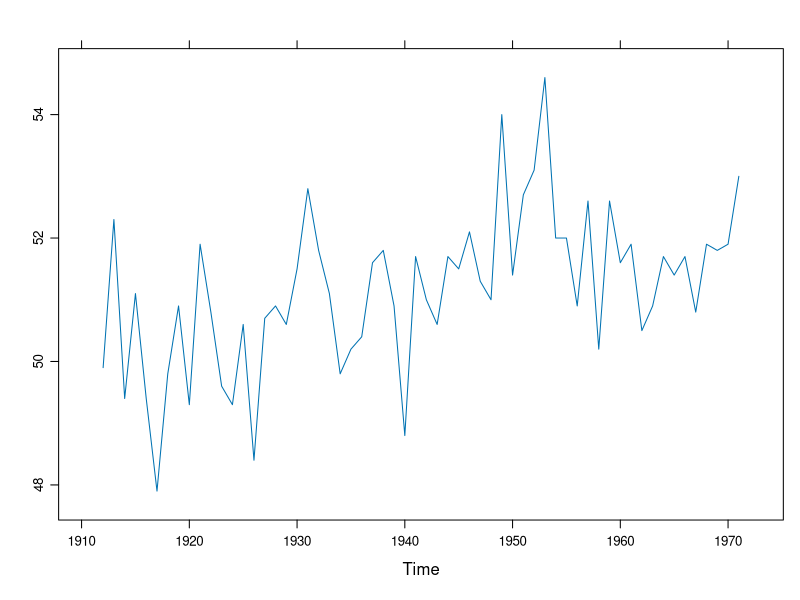

This figure's R source: (Note: this script raises an error after producing the figure.)
library(lattice)
xyplot(nhtemp)
dotplot(nhtemp ~ time, data = yearlytempNewHaven)  ##not sure why y-axis only goes to 34
xyplot(nhtemp ~ time, data = yearlytempNewHaven, 
       ylab = "Temperature in Fahrenheit", xlab = "Year", main = "Yearly Temperature in New Haven",  
       col.main = "Plum")
##easier to read and uses all data
